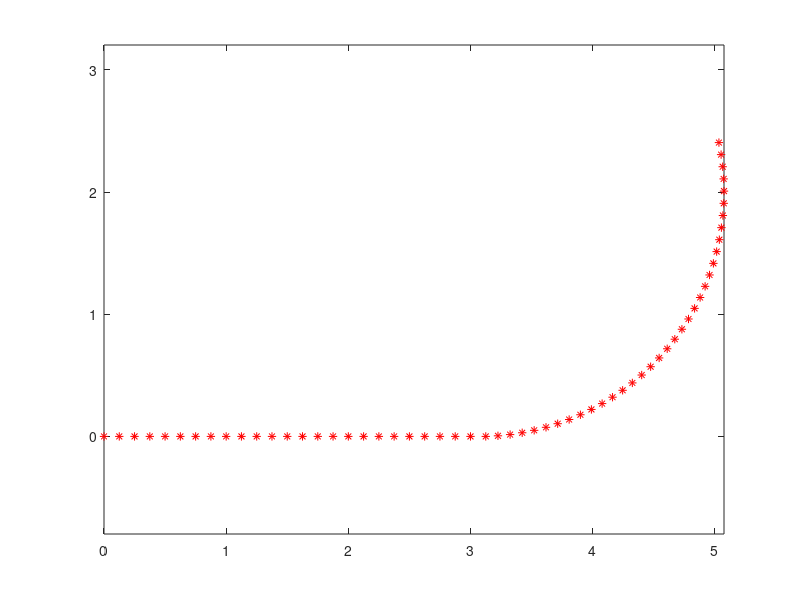

Write MATLAB code to recreate this figure.
close all
clear 


%%%%%%%%%%%%  DATA  %%%%%%%%%%%%%

T = 0.5;    %TIME STEP [s]
N = 5;      %N 

t0 = 0;     %START TIME [s]
tf = 30;    %FINISH TIME [s]
r = 2;    %CURVATURE RADIUS

dis =3;    %SPATIAL DISPLACEMENT [m]
vel = 0.25;    %LINEAR VELOCITY [m/s]
wturn = 0.1;  %TURN TWIST [rad/s]
Tsample=0.01;
%%%%%%%%%%%%%%%%%%%%%%%%%%%%%%%%%


t = t0:T:tf;
s=zeros(1,length(t)); v=s;th=s;w=s;
s0 = 0;
th0 = 0;

t1 = dis/vel;
t2 = dis/vel + pi/wturn;
t3 = 2*dis/vel + pi/wturn;
t4 = 2*dis/vel + 2*pi/wturn;
vturn = wturn*r;
in = length(t0:T:t4);
for i=1:length(t)
    if t(i) <= t1
        s(i) = s0 + vel*(t(i)-t0);
        v(i) = vel;
                
        th(i) = th0; 
        w(i) = 0;        
    elseif t(i)  <= t2
        s(i) = s0 + vel*(t1-t0) + vturn*(t(i)-t1);
        v(i) = vturn;
        
        th(i) = th0 + wturn*(t(i)-t1);
        w(i) = wturn;
    elseif t(i)  <= t3
        s(i) = s0 + vel*(t1-t0) + vturn*(t2-t1) + vel*(t(i)-t2);
        v(i) = vel;
        
        th(i) = pi;
        w(i) = 0;
    elseif t(i)  <= t4
        s(i) = s0 + vel*(t1-t0) + vturn*(t2-t1) + vel*(t3-t2) + vturn*(t(i)-t3);
        v(i) = vturn;
        
        th(i) =pi + wturn*(t(i)-t3);
        w(i) = wturn;
    else
        s(i) = s(i-in);
        v(i) = v(i-in);
        th(i) = th(i-in);
        w(i) = w(i-in);
    end
end

x = 0; y = 0;
for i = 2:length(t) 
    x(i) = x(i-1) + v(i-1)*T*cos(th(i-1));
    y(i) = y(i-1) + v(i-1)*T*sin(th(i-1));    
end

xd=[x;y;th];

% figure;
% plot(t,s,t,v,t,th,t,w);
% legend('s','v','th','w')
% grid on
% 

% figure;
% plot(t,[x ; y]);
% grid on
% legend('x','y');

figure;
for j = 1 :length(t)
    plot(x(j),y(j),'*r');
    drawnow;
    hold on
    axis equal
end